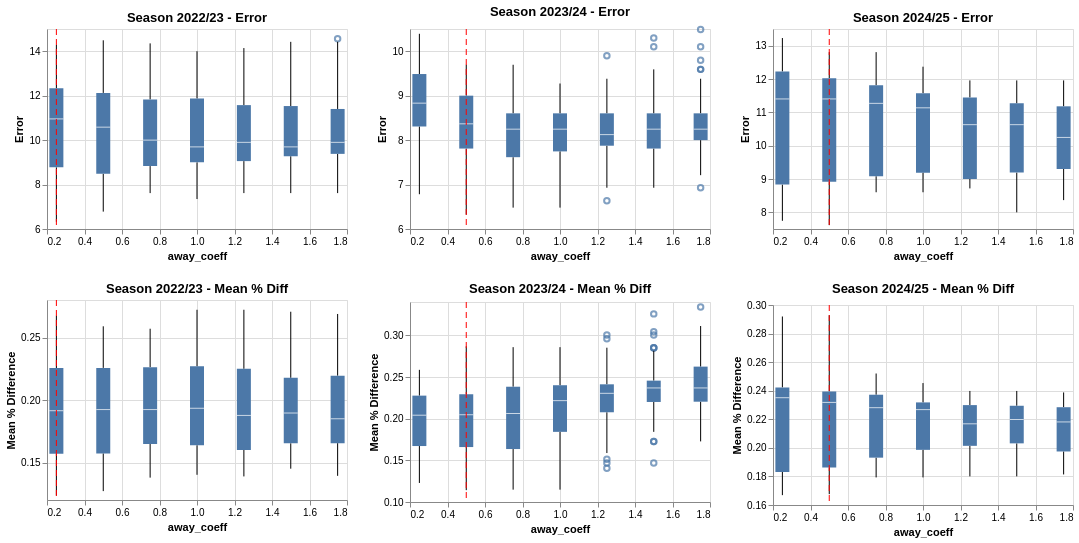

The notebook cell saved with this chart:
### Code cell
import altair as alt

hist_df = pd.DataFrame(history)

# best try per season (min Error, tie-break min Mean%Diff)
best_df = (hist_df.sort_values(["seasons", "Error", "Mean%Diff"])
           .groupby("seasons", as_index=False)
           .first()[["seasons", "away_coeff"]])

charts = []
for season in hist_df['seasons'].unique():
    season_df = hist_df[hist_df['seasons'] == season]
    season_best = best_df[best_df['seasons'] == season]
    
    base = alt.Chart(season_df).encode(
        x=alt.X("away_coeff:Q", title="away_coeff")
    )
    
    error_line = base.mark_boxplot().encode(
        y=alt.Y("Error:Q", scale=alt.Scale(zero=False), title="Error")
    )
    
    mpd_line = base.mark_boxplot().encode(
        y=alt.Y("Mean%Diff:Q", scale=alt.Scale(zero=False), title="Mean % Difference")
    )
    
    rules = alt.Chart(season_best).mark_rule(strokeDash=[6,4], color='red').encode(
        x=alt.X("away_coeff:Q", scale=alt.Scale(zero=False))
    )
    
    season_chart = alt.vconcat(
        (error_line + rules).properties(width=300, height=200, title=f"Season {season} - Error"),
        (mpd_line + rules).properties(width=300, height=200, title=f"Season {season} - Mean % Diff")
    )
    
    charts.append(season_chart)

chart = alt.hconcat(*charts)
chart

### Figure 1 — Vega-Lite specification as saved in the notebook (floating-point values rounded to 4 significant figures; data arrays with more than 128 entries replaced by an {"elided": "..."} marker saying what was removed)
{"config": {"view": {"continuousWidth": 300, "continuousHeight": 300}}, "hconcat": [{"vconcat": [{"layer": [{"data": {"name": "data-1c3e5d68e5bf35d8e360253134690d6e"}, "mark": {"type": "boxplot"}, "encoding": {"x": {"field": "away_coeff", "title": "away_coeff", "type": "quantitative"}, "y": {"field": "Error", "scale": {"zero": false}, "title": "Error", "type": "quantitative"}}}, {"data": {"name": "data-10933ece1b8d33aa5dddaecd22951178"}, "mark": {"type": "rule", "color": "red", "strokeDash": [6, 4]}, "encoding": {"x": {"field": "away_coeff", "scale": {"zero": false}, "type": "quantitative"}}}], "height": 200, "title": "Season 2022/23 - Error", "width": 300}, {"layer": [{"data": {"name": "data-1c3e5d68e5bf35d8e360253134690d6e"}, "mark": {"type": "boxplot"}, "encoding": {"x": {"field": "away_coeff", "title": "away_coeff", "type": "quantitative"}, "y": {"field": "Mean%Diff", "scale": {"zero": false}, "title": "Mean % Difference", "type": "quantitative"}}}, {"data": {"name": "data-10933ece1b8d33aa5dddaecd22951178"}, "mark": {"type": "rule", "color": "red", "strokeDash": [6, 4]}, "encoding": {"x": {"field": "away_coeff", "scale": {"zero": false}, "type": "quantitative"}}}], "height": 200, "title": "Season 2022/23 - Mean % Diff", "width": 300}]}, {"vconcat": [{"layer": [{"data": {"name": "data-687a7acbf0ff4461c570070377c87d80"}, "mark": {"type": "boxplot"}, "encoding": {"x": {"field": "away_coeff", "title": "away_coeff", "type": "quantitative"}, "y": {"field": "Error", "scale": {"zero": false}, "title": "Error", "type": "quantitative"}}}, {"data": {"name": "data-b0f720b13ae7ba30f29d7de3a12a59f1"}, "mark": {"type": "rule", "color": "red", "strokeDash": [6, 4]}, "encoding": {"x": {"field": "away_coeff", "scale": {"zero": false}, "type": "quantitative"}}}], "height": 200, "title": "Season 2023/24 - Error", "width": 300}, {"layer": [{"data": {"name": "data-687a7acbf0ff4461c570070377c87d80"}, "mark": {"type": "boxplot"}, "encoding": {"x": {"field": "away_coeff", "title": "away_coeff", "type": "quantitative"}, "y": {"field": "Mean%Diff", "scale": {"zero": false}, "title": "Mean % Difference", "type": "quantitative"}}}, {"data": {"name": "data-b0f720b13ae7ba30f29d7de3a12a59f1"}, "mark": {"type": "rule", "color": "red", "strokeDash": [6, 4]}, "encoding": {"x": {"field": "away_coeff", "scale": {"zero": false}, "type": "quantitative"}}}], "height": 200, "title": "Season 2023/24 - Mean % Diff", "width": 300}]}, {"vconcat": [{"layer": [{"data": {"name": "data-01ebf857098e6127149dca219311d6e3"}, "mark": {"type": "boxplot"}, "encoding": {"x": {"field": "away_coeff", "title": "away_coeff", "type": "quantitative"}, "y": {"field": "Error", "scale": {"zero": false}, "title": "Error", "type": "quantitative"}}}, {"data": {"name": "data-8a6a6b18e1fbd1ccc3ebc4e857993993"}, "mark": {"type": "rule", "color": "red", "strokeDash": [6, 4]}, "encoding": {"x": {"field": "away_coeff", "scale": {"zero": false}, "type": "quantitative"}}}], "height": 200, "title": "Season 2024/25 - Error", "width": 300}, {"layer": [{"data": {"name": "data-01ebf857098e6127149dca219311d6e3"}, "mark": {"type": "boxplot"}, "encoding": {"x": {"field": "away_coeff", "title": "away_coeff", "type": "quantitative"}, "y": {"field": "Mean%Diff", "scale": {"zero": false}, "title": "Mean % Difference", "type": "quantitative"}}}, {"data": {"name": "data-8a6a6b18e1fbd1ccc3ebc4e857993993"}, "mark": {"type": "rule", "color": "red", "strokeDash": [6, 4]}, "encoding": {"x": {"field": "away_coeff", "scale": {"zero": false}, "type": "quantitative"}}}], "height": 200, "title": "Season 2024/25 - Mean % Diff", "width": 300}]}], "$schema": "https://vega.github.io/schema/vega-lite/v6.4.1.json", "datasets": {"data-1c3e5d68e5bf35d8e360253134690d6e": {"elided": "441 records"}, "data-10933ece1b8d33aa5dddaecd22951178": [{"seasons": "2022/23", "away_coeff": 0.25}], "data-687a7acbf0ff4461c570070377c87d80": {"elided": "441 records"}, "data-b0f720b13ae7ba30f29d7de3a12a59f1": [{"seasons": "2023/24", "away_coeff": 0.5}], "data-01ebf857098e6127149dca219311d6e3": {"elided": "441 records"}, "data-8a6a6b18e1fbd1ccc3ebc4e857993993": [{"seasons": "2024/25", "away_coeff": 0.5}]}}
